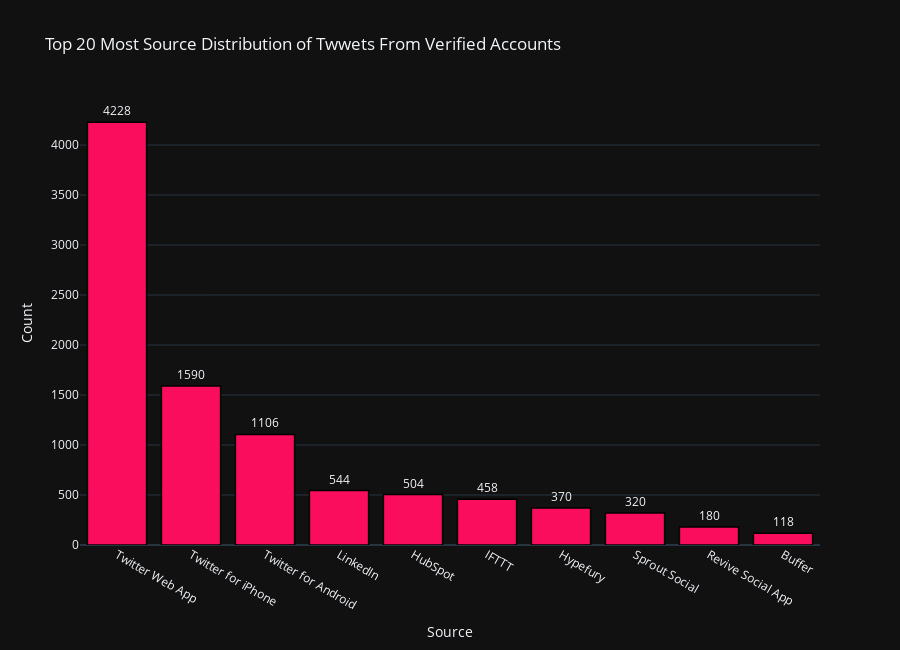

Notebook code for this chart:
### Code cell
data_=data_verified['source'].value_counts().reset_index()

trace1=go.Bar(x=['Twitter Web App', 'Twitter for iPhone', 'Twitter for Android','LinkedIn', 'HubSpot', 'IFTTT', 
                 'Hypefury', 'Sprout Social','Revive Social App', 'Buffer',],
               y=data_['source'],
            marker=dict(color='rgb(250,13,92)',line=dict(color='rgb(0,0,0)',width=1.5)),text=data_['source'],
             textposition='outside')
layout=go.Layout(template='plotly_dark',title='Top 20 Most Source Distribution of Twwets From Verified Accounts',xaxis=dict(title='Source'),
                yaxis=dict(title='Count'),height=650)
fig=go.Figure(data=[trace1],layout=layout)
fig.show()

### Figure 1 — Plotly figure (JSON) as saved in the notebook; plotly's stock layout.template omitted (floating-point values rounded to 4 significant figures)
{"data": [{"marker": {"color": "rgb(250,13,92)", "line": {"color": "rgb(0,0,0)", "width": 1.5}}, "text": [4228, 1590, 1106, 544, 504, 458, 370, 320, 180, 118, 111, 108, 104, 79, 62, 60, 58, 53, 53, 36, 35, 34, 31, 30, 29, 29, 27, 25, 22, 20, 20, 20, 16, 15, 14, 13, 13, 11, 10, 10, 9, 9, 9, 9, 9, 9, 8, 7, 7, 7, 6, 6, 6, 6, 5, 5, 5, 5, 5, 5, 5, 4, 4, 4, 4, 3, 3, 3, 3, 3, 3, 3, 3, 3, 2, 2, 2, 2, 2, 2, 2, 2, 2, 2, 2, 2, 2, 2, 1, 1, 1, 1, 1, 1, 1, 1, 1, 1, 1, 1, 1, 1, 1, 1, 1, 1, 1, 1, 1, 1, 1, 1, 1, 1, 1, 1, 1, 1, 1, 1], "textposition": "outside", "type": "bar", "x": ["Twitter Web App", "Twitter for iPhone", "Twitter for Android", "LinkedIn", "HubSpot", "IFTTT", "Hypefury", "Sprout Social", "Revive Social App", "Buffer"], "y": [4228, 1590, 1106, 544, 504, 458, 370, 320, 180, 118, 111, 108, 104, 79, 62, 60, 58, 53, 53, 36, 35, 34, 31, 30, 29, 29, 27, 25, 22, 20, 20, 20, 16, 15, 14, 13, 13, 11, 10, 10, 9, 9, 9, 9, 9, 9, 8, 7, 7, 7, 6, 6, 6, 6, 5, 5, 5, 5, 5, 5, 5, 4, 4, 4, 4, 3, 3, 3, 3, 3, 3, 3, 3, 3, 2, 2, 2, 2, 2, 2, 2, 2, 2, 2, 2, 2, 2, 2, 1, 1, 1, 1, 1, 1, 1, 1, 1, 1, 1, 1, 1, 1, 1, 1, 1, 1, 1, 1, 1, 1, 1, 1, 1, 1, 1, 1, 1, 1, 1, 1]}], "layout": {"height": 650, "title": {"text": "Top 20 Most Source Distribution of Twwets From Verified Accounts"}, "xaxis": {"title": {"text": "Source"}}, "yaxis": {"title": {"text": "Count"}}}}
